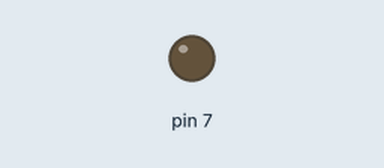
Recording of a program running on a simulated Raspberry Pi (header pin numbers). On the bench: output pins drawn as LEDs (lit = HIGH).

Above: at 1.3 s.
At 3.5 s:
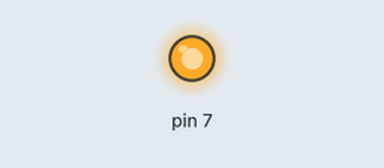
Timing chart, 0 to 8.8 s (numbered marks = the images above):
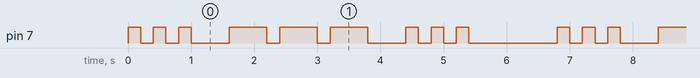

The program:

blinkSOS.py
```python
import RPi.GPIO as GPIO
import time
GPIO.setmode(GPIO.BOARD)
GPIO.setup(7, GPIO.OUT)

dot = 0.2
dash =  dot*3
gap = dot*7

def blinkShort ():
    GPIO.output(7, 1)
    time.sleep(dot)
    GPIO.output(7, 0)
    return;

def blinkLong ():
    GPIO.output(7, 1)
    time.sleep(dash)
    GPIO.output(7, 0)
    return;

def blinkS ():
    blinkShort()
    time.sleep(dot)
    blinkShort()
    time.sleep(dot)
    blinkShort()
    return;

def blinkO ():
    blinkLong()
    time.sleep(dot)
    blinkLong()
    time.sleep(dot)
    blinkLong()
    return;

def blinkSOS():
    blinkS()
    time.sleep(dash)
    blinkO()
    time.sleep(dash)
    blinkS()
    return;

try:
    while True:
        blinkSOS()
        time.sleep(gap)

except KeyboardInterrupt:
    GPIO.output(7, 0)
    GPIO.cleanup()
```

Measured:
- by itself, pin 7: repeats every 6.8 s: 2 × (LOW 0.20 s, HIGH 0.20 s), LOW 0.60 s, 2 × (HIGH 0.60 s, LOW 0.20 s), HIGH 0.60 s, LOW 0.60 s, 2 × (HIGH 0.20 s, LOW 0.20 s), HIGH 0.20 s, LOW 1.4 s, HIGH 0.20 s
- by itself, everything shown: repeats every 6.8 s, in 18 steps
